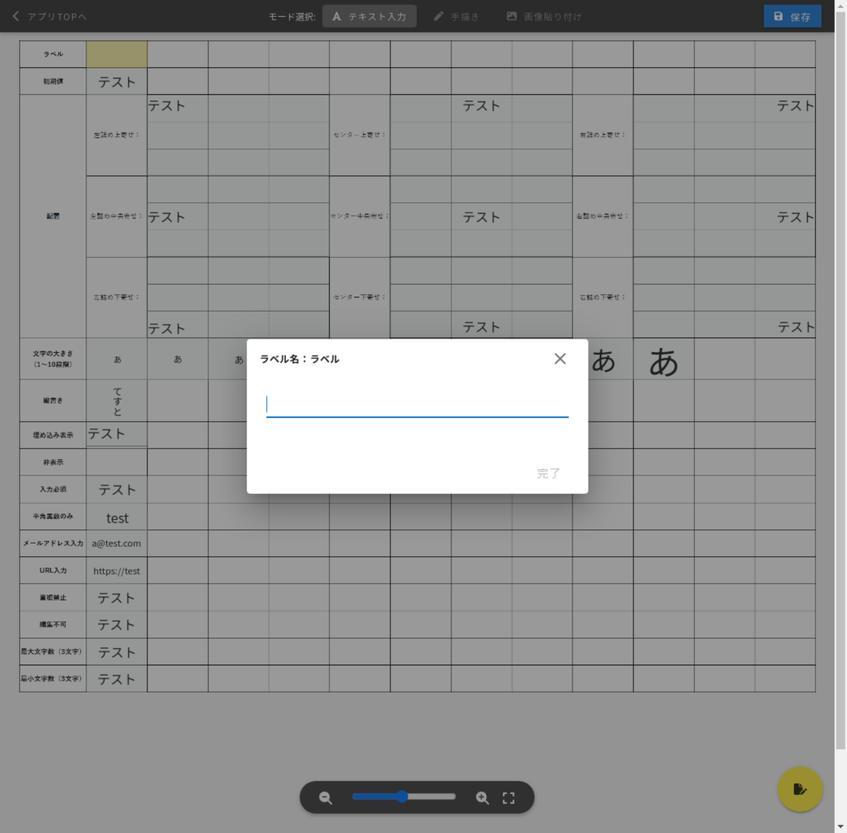
#> input picture python/TestScript/photolize/slt_ver1/high_png/base_label.png, 847 x 833 px, shrunk from 2613 x 2567 before the run; the run also reads 1 picture not shown here
$ python position_copy4_yellow.py
#> lines starting #> are read from the running program, lines starting #| are printed output that depends on the picture; after the words box and inside, x2 and y2 are one past the last pixel; in counts of white or black regions, pixels touching at a corner belong together
# 成功作（ただし、position_copy3と比べて背景が暗め）
# diff_color_img.pyをより正確に差分ごとに色分けできるようにしたもの
# 成功作
# 連番の色枠付き画像を生成＆対応する赤枠と緑枠を出力＆赤枠と緑枠の座標と幅と高さを出力＆配置の差異判定
# 参考サイト：https://sosotata.com/spot7differences/
import cv2
import os
import numpy as np
import subprocess


# 保存先ディレクトリを作成
output_dir = os.path.join(os.path.dirname(os.path.abspath(__file__)), "high_png/")
# フォルダが存在しない場合は作成
if not os.path.exists(output_dir):
    os.makedirs(output_dir)
    command = f"sudo chown -R aridome:aridome {output_dir}"
    # コマンドを実行
    subprocess.call(command, shell=True)

# ファイル名を生成
output_file_name_A = 'base_label.png'
output_file_name_B = 'chg_label.png'
# ファイルパスを作成
output_file_path_A = os.path.join(output_dir, output_file_name_A)
output_file_path_B = os.path.join(output_dir, output_file_name_B)

img1 = cv2.imread(output_file_path_A)
#> img1 is the input picture: shape (833, 847, 3); mean B, G, R 150.9, 151, 150.4
img2 = cv2.imread(output_file_path_B)

# clathを使って、コントラス強調
# clahe = cv2.createCLAHE(clipLimit=30.0, tileGridSize=(10, 10))
img1_gray = cv2.cvtColor(img1, cv2.COLOR_BGR2GRAY)
img2_gray = cv2.cvtColor(img2, cv2.COLOR_BGR2GRAY)
# [7 lines of commented-out code are left out]
diff_img1 = cv2.subtract(img2_gray, img1_gray)
diff_img2 = cv2.subtract(img1_gray, img2_gray)
diff = cv2.absdiff(img1_gray, img2_gray)

# 二値化
ret, diff_img1 = cv2.threshold(diff_img1, 0, 255, cv2.THRESH_BINARY + cv2.THRESH_OTSU)
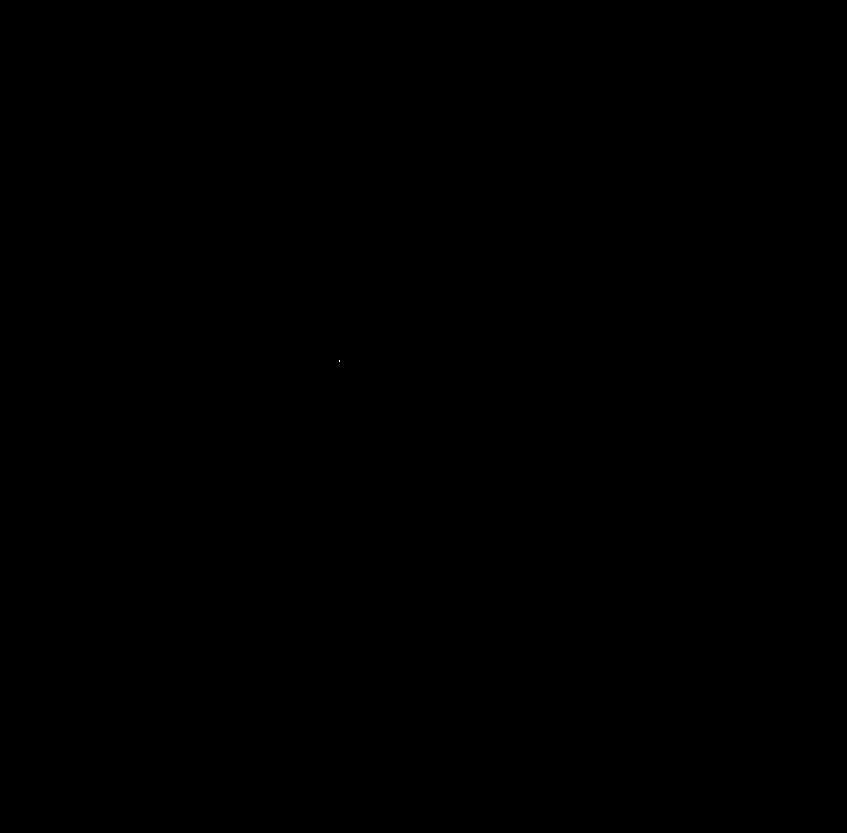
#> diff_img1: shape (833, 847); 0% white in thin lines or dots, all inside (x1, y1, x2, y2) = (339, 360, 340, 362)
#> ret = 0
# diff_img1 = cv2.GaussianBlur(diff_img1, (11, 11), 0)
ret, diff_img2 = cv2.threshold(diff_img2, 0, 255, cv2.THRESH_BINARY + cv2.THRESH_OTSU)
#> diff_img2: shape (833, 847); 0.01% white in thin lines or dots, all inside (x1, y1, x2, y2) = (341, 355, 359, 364)
#> ret = 64
# diff_img2 = cv2.GaussianBlur(diff_img2, (11, 11), 0)
ret, diff_img = cv2.threshold(diff, 0, 255, cv2.THRESH_BINARY + cv2.THRESH_OTSU)

# カーネルを準備（オープニング用）
kernel = np.ones((2,2),np.uint8)
# オープニング（収縮→膨張）実行 ノイズ除去
result_bin1 = cv2.morphologyEx(diff_img1, cv2.MORPH_OPEN, kernel) # オープニング（収縮→膨張）。ノイズ除去。
#> result_bin1: shape (833, 847); every value is 0
result_bin2 = cv2.morphologyEx(diff_img2, cv2.MORPH_OPEN, kernel) # オープニング（収縮→膨張）。ノイズ除去。
#> result_bin2: shape (833, 847); 0.01% white in thin lines or dots, all inside (x1, y1, x2, y2) = (342, 356, 360, 365)
result_bin = cv2.morphologyEx(diff_img, cv2.MORPH_OPEN, kernel) # オープニング（収縮→膨張）。ノイズ除去。

# 二値画像をRGB形式に変換
result_bin1_rgb = cv2.cvtColor(result_bin1, cv2.COLOR_GRAY2RGB)
#> result_bin1_rgb: shape (833, 847, 3); every value is 0
result_bin2_rgb = cv2.cvtColor(result_bin2, cv2.COLOR_GRAY2RGB)
result_bin_rgb = cv2.cvtColor(result_bin2, cv2.COLOR_GRAY2RGB)

### 変更前と変更後の色分け ###
# 白色の範囲を定義
lower_white = np.array([200, 200, 200])  # 下限（B、G、R）
upper_white = np.array([255, 255, 255])  # 上限（B、G、R）
# lower_white2 = np.array([254, 254, 254])  # 下限（B、G、R）
# upper_white2 = np.array([255, 255, 255])  # 上限（B、G、R）

# 白色の範囲内にあるピクセルをマスクとして取得
white_mask1 = cv2.inRange(result_bin1_rgb, lower_white, upper_white)
white_mask2 = cv2.inRange(result_bin2_rgb, lower_white, upper_white)
white_mask = cv2.inRange(result_bin_rgb, lower_white, upper_white)

# 緑色を指定
green_color = (0, 255, 0)  # (B、G、R)
# 赤色を指定
red_color = (0, 0, 255)  # (B、G、R)
# 黄色を指定
yellow_color = (0, 255, 255)  # (B、G、R)

# ピクセルの色を変更
result_bin_rgb[white_mask > 0] = yellow_color
#> result_bin_rgb: shape (833, 847, 3); mean B, G, R 0, 0, 0
result_bin1_rgb[white_mask1 > 0] = red_color
result_bin2_rgb[white_mask2 > 0] = green_color
#> result_bin2_rgb: shape (833, 847, 3); mean B, G, R 0, 0, 0

# 二値画像をRGB形式に変換し、2枚の画像を重ねる。
# result_add1 = cv2.add(img1, result_bin1_rgb)
# result_add2 = cv2.add(result_add1, result_bin2_rgb)
# img1_color = cv2.cvtColor(diff_img1, cv2.COLOR_GRAY2RGB)
result_diff = cv2.add(result_bin1_rgb, result_bin2_rgb)
# result = cv2.add(img1, result_diff)
result = cv2.addWeighted(img1, 0.25, result_diff, 0.75, 2.2) # ２.２はガンマ値。大きくすると白っぽくなる
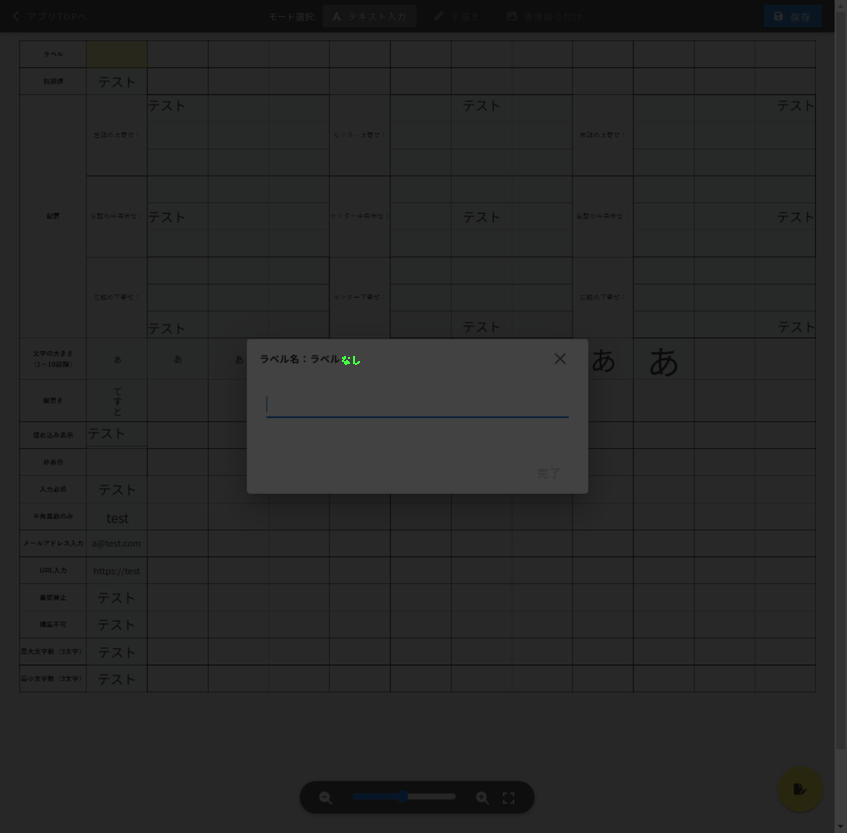
#> result: shape (833, 847, 3); mean B, G, R 39.8, 39.8, 39.6
# result_add1 = cv2.addWeighted(img1, 0.3, result_bin1_rgb, 0.7, 2.2) # ２.２はガンマ値。大きくすると白っぽくなる
# img2_color = cv2.cvtColor(diff_img2, cv2.COLOR_GRAY2RGB)
# result_add2 = cv2.addWeighted(result_add1, 0.3, result_bin2_rgb, 0.7, 2.2) # ２.２はガンマ値。大きくすると白っぽくなる

### 差異が検出されたか判定 ###
# 2値画像（result_bin）の白いピクセル（差分が存在する部分）の数をカウント
white_pixel_count = cv2.countNonZero(result_bin2)
#> white_pixel_count = 68

# ある閾値以上の白いピクセルが存在する場合、差分があると判断する
threshold = 100  # 適切な閾値を選択
red_text_start = "\033[91m"
red_text_end = "\033[0m"
green_text_start = "\033[92m"
green_text_end = "\033[0m"

if white_pixel_count > threshold:
    print(f"{red_text_start}差異が検出されました{red_text_end}")
else:
    print(f"{green_text_start}異常なし{green_text_end}")

# 差分画像を保存
if output_file_name_B == "base.png":
    output_file_name = f"judge_high_{output_file_name_B}"
else:
    output_file_name = f"judge_high_{output_file_name_B.split('_')[1]}"
output_dir2 = os.path.join(os.path.dirname(os.path.abspath(__file__)), "judge_high_png")
# フォルダが存在しない場合は作成
if not os.path.exists(output_dir2):
    os.makedirs(output_dir2)
    command = f"sudo chown -R aridome:aridome {output_dir2}"
    # コマンドを実行
    subprocess.call(command, shell=True)
#> (this line was passed over: subprocess is not available in this run)

# ファイルパスを作成
output_file_path = os.path.join(output_dir2, output_file_name)

# 画像を保存する
cv2.imwrite(output_file_path, result)

print(f"2つの画像の差異部分に枠をつけたカラー画像を{output_file_path}に保存しました")
